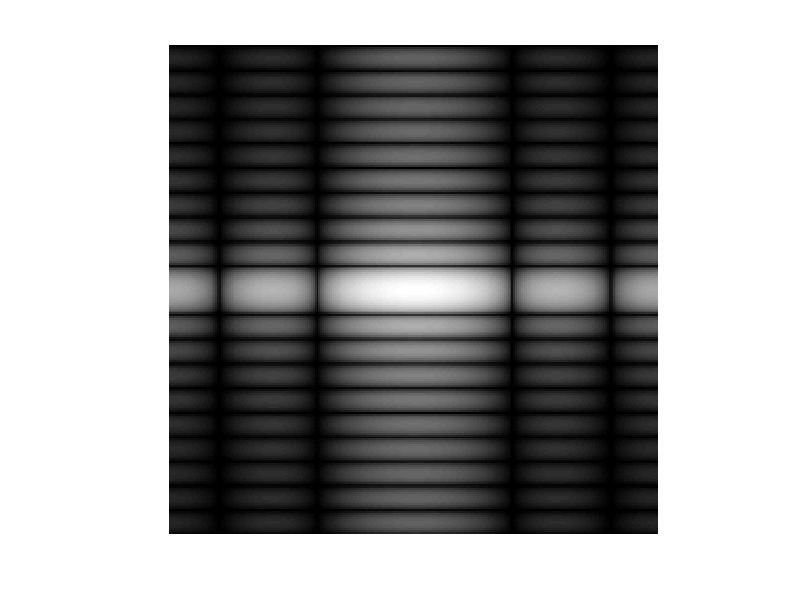

Source code (MATLAB): (Note: this script raises an error after producing the figure.)

%Matlab code for Fourier Transform
% fft2
% ifft2

f=zeros(30,30);
f(5:24,13:17)=1;
F=fft2(f, 256,256);
F2=fftshift(F);       
figure,imshow(log(1+abs(F2)),[]) 


I = imread('./images/circuit.jpg');
I = I(:,:,1); % Grab only the Red component to fake gray scaling
imshow(I)
PQ = paddedsize(size(I));
D0 = 0.05*PQ(1);

% Calculate the LPF
H = lpfilter('gaussian', PQ(1), PQ(2), D0); 

% Calculate the discrete Fourier transform of the image
F=fft2(double(I),size(H,1),size(H,2));

% multiply the Fourier spectrum by the LPF and apply the inverse, discrete Fourier transform 
LPF_I=real(ifft2(H.*F)); 

% Resize the image to undo padding
LPF_I=LPF_I(1:size(I,1), 1:size(I,2)); 
figure, imshow(LPF_I, [])


% Display the Fourier Spectrum

% move the origin of the transform to the center of the frequency rectangle
Fc=fftshift(F); 

% use abs to compute the magnitude (handling imaginary) and use log to brighten display
S2=log(1+abs(Fc)); 
figure, imshow(S2,[])